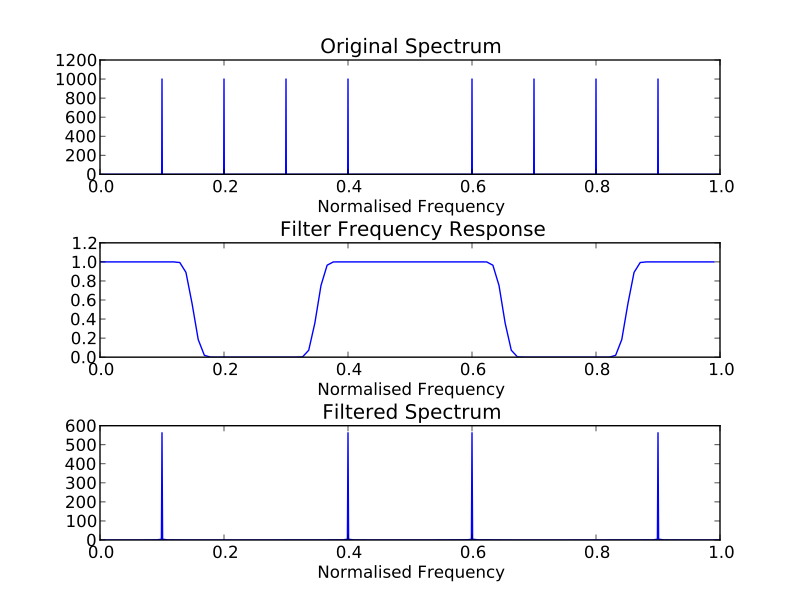

Write Python code to recreate this figure.
import numpy
import pylab

from sp import firwin

f0 = 20 #20Hz
ts = 0.01 # i.e. sampling frequency is 1/ts = 100Hz
x = numpy.arange(-10, 10, ts)
signal = (numpy.cos(2*numpy.pi*f0*x) + numpy.sin(2*numpy.pi*2*f0*x) +
            numpy.cos(2*numpy.pi*0.5*f0*x) + numpy.cos(2*numpy.pi*1.5*f0*x))

#build filter
#first need a low-pass with fc 0.15
M = 100 #number of taps in filter
fc = 0.15
lp = firwin.build_filter(M, fc, window=firwin.blackman)
#next need a high-pass
shift = numpy.cos(2*numpy.pi*0.5*numpy.arange(M + 1))
hp = lp*shift
#now we can create the bandstop filter by adding the two impulse responses
bs = lp + hp

#filter the signal
filtered = numpy.convolve(signal, bs)

#plotting
pylab.figure()
pylab.subplot(3,1,1)
pylab.title('Original Spectrum')
pylab.xlabel('Normalised Frequency')
firwin.plot_fft(signal)
pylab.subplot(3,1,2)
pylab.title('Filter Frequency Response')
pylab.xlabel('Normalised Frequency')
firwin.plot_fft(bs)
#window and fft
pylab.subplot(3,1,3)
pylab.title('Filtered Spectrum')
pylab.xlabel('Normalised Frequency')
firwin.plot_fft(firwin.hamming(len(filtered))[:-1]*(filtered))
pylab.subplots_adjust(hspace = 0.6)
pylab.show()
